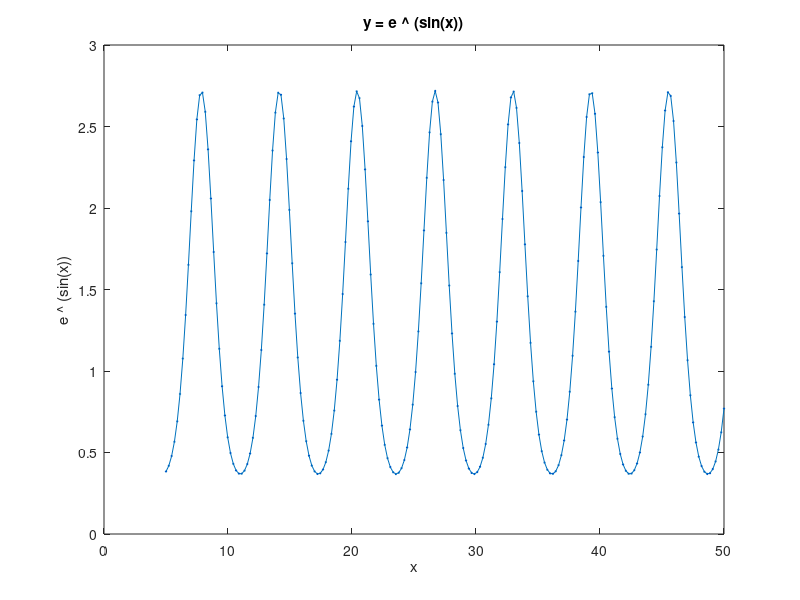
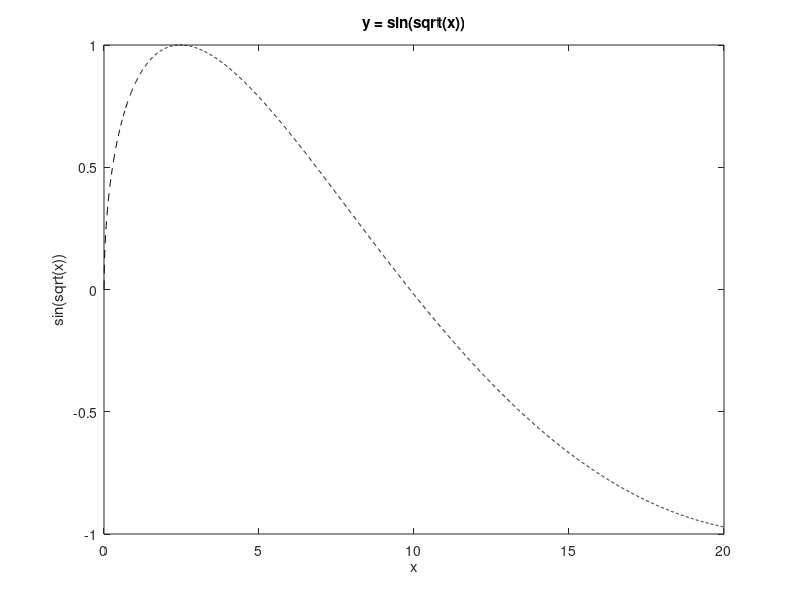
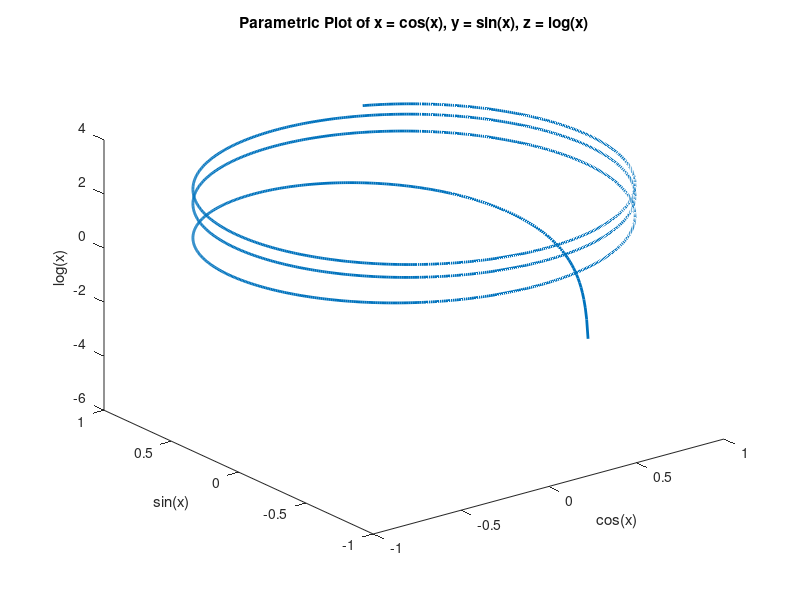
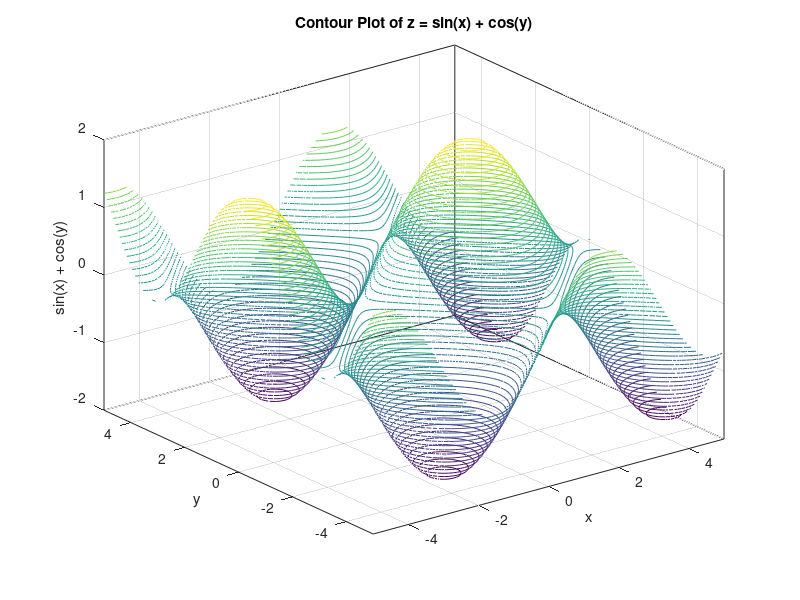

MATLAB code for these plots, in order:
clc
clear all
close all

display('Lab 10')
display('Aim: To create Basic 2D and 3D plots: parametric space curve, Polygons with vertices, 3D contour lines and pie and bar charts')


%Plots with linspace
xNorm = linspace(5, 50, 200);
yNorm = exp(sin(xNorm));
plot(xNorm,yNorm,'-o','Markerfacecolor','b','Markersize',1)
title('y = e \^ (sin(x))')
xlabel('x')
ylabel('e \^ (sin(x))')
figure

x = linspace(0, 20, 2000);
y = sin((x .^ (1/2)));
plot(x,y,'color','k','--')
title('y = sin(sqrt(x))')
xlabel('x')
ylabel('sin(sqrt(x))')
figure


%Parametric Space Curve
x3d = cos(x);
y3d = sin(x);
z3d = log(x);
plot3(x3d,y3d,z3d,'linewidth',2)
title('Parametric Plot of x = cos(x), y = sin(x), z = log(x)')
xlabel('cos(x)')
ylabel('sin(x)')
zlabel('log(x)')
figure

%3D Contour Plot
[X,Y] = meshgrid(-5:0.1:5);
Z = sin(X) + cos(Y);
contour3(X,Y,Z,50)
xlabel('x')
ylabel('y')
zlabel('sin(x) + cos(y)')
title('Contour Plot of z = sin(x) + cos(y)')
figure

%Pie Charts
pieX1 = [10 15 20 25 30];
pieLabels1 = {'a','b','c','d','e'};
pie(pieX1, pieLabels1)
title('Sample Pie Chart 1')
figure

pieX2 = [10 30 40 30];
pieLabels2 = {'w','x','y','z'};
pie(pieX2, pieLabels2)
title('Sample Pie Chart 2')
figure

%Bar Charts
barY = [5 2 3; 6 3 1; 9 0 12];
bar(barY)
title('Sample Bar Chart')
figure